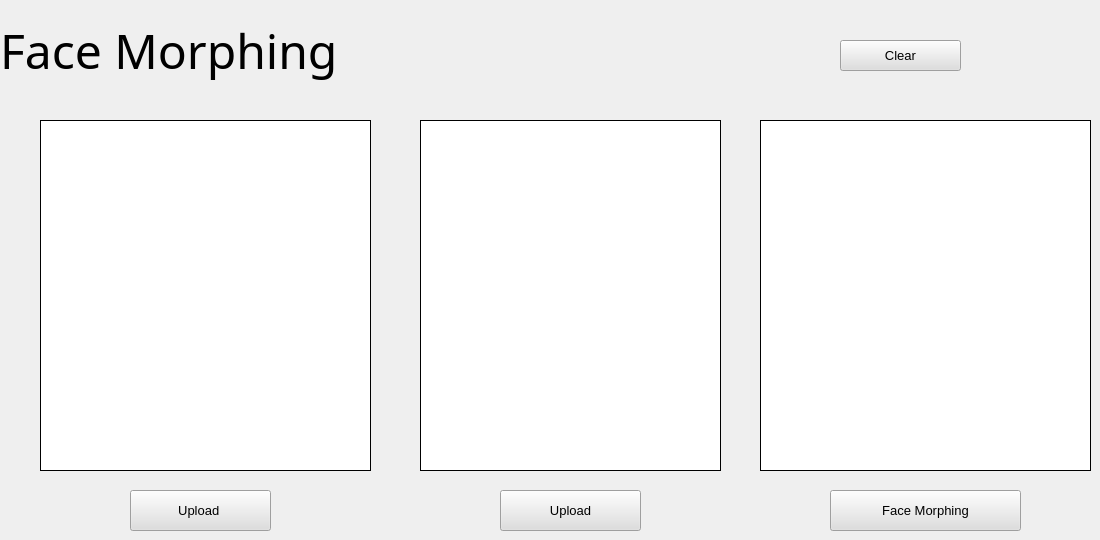
    <widget class="QWidget" name="tab4">
     <property name="autoFillBackground">
      <bool>false</bool>
     </property>
     <attribute name="title">
      <string>Face Morphing</string>
     </attribute>
     <widget class="QLabel" name="faceMorphLabel1">
      <property name="geometry">
       <rect>
        <x>40</x>
        <y>120</y>
        <width>331</width>
        <height>351</height>
       </rect>
      </property>
      <property name="minimumSize">
       <size>
        <width>0</width>
        <height>0</height>
       </size>
      </property>
      <property name="autoFillBackground">
       <bool>false</bool>
      </property>
      <property name="styleSheet">
       <string notr="true">background-color: rgb(255, 255, 255);</string>
      </property>
      <property name="frameShape">
       <enum>QFrame::Box</enum>
      </property>
      <property name="text">
       <string/>
      </property>
     </widget>
     <widget class="QLabel" name="faceMorphLabel2">
      <property name="geometry">
       <rect>
        <x>420</x>
        <y>120</y>
        <width>301</width>
        <height>351</height>
       </rect>
      </property>
      <property name="minimumSize">
       <size>
        <width>0</width>
        <height>0</height>
       </size>
      </property>
      <property name="autoFillBackground">
       <bool>false</bool>
      </property>
      <property name="styleSheet">
       <string notr="true">background-color: rgb(255, 255, 255);</string>
      </property>
      <property name="frameShape">
       <enum>QFrame::Box</enum>
      </property>
      <property name="text">
       <string/>
      </property>
     </widget>
     <widget class="QLabel" name="faceMorphOutputLabel">
      <property name="geometry">
       <rect>
        <x>760</x>
        <y>120</y>
        <width>331</width>
        <height>351</height>
       </rect>
      </property>
      <property name="minimumSize">
       <size>
        <width>0</width>
        <height>0</height>
       </size>
      </property>
      <property name="autoFillBackground">
       <bool>false</bool>
      </property>
      <property name="styleSheet">
       <string notr="true">background-color: rgb(255, 255, 255);</string>
      </property>
      <property name="frameShape">
       <enum>QFrame::Box</enum>
      </property>
      <property name="text">
       <string/>
      </property>
     </widget>
     <widget class="QPushButton" name="faceMorphLoad1">
      <property name="geometry">
       <rect>
        <x>130</x>
        <y>490</y>
        <width>141</width>
        <height>41</height>
       </rect>
      </property>
      <property name="minimumSize">
       <size>
        <width>0</width>
        <height>41</height>
       </size>
      </property>
      <property name="font">
       <font>
        <family>MS Shell Dlg 2</family>
        <pointsize>10</pointsize>
       </font>
      </property>
      <property name="styleSheet">
       <string notr="true">background-color: rgb(222, 222, 222);</string>
      </property>
      <property name="text">
       <string>Upload </string>
      </property>
     </widget>
     <widget class="QPushButton" name="faceMorphLoad2">
      <property name="geometry">
       <rect>
        <x>500</x>
        <y>490</y>
        <width>141</width>
        <height>41</height>
       </rect>
      </property>
      <property name="minimumSize">
       <size>
        <width>0</width>
        <height>41</height>
       </size>
      </property>
      <property name="font">
       <font>
        <family>MS Shell Dlg 2</family>
        <pointsize>10</pointsize>
       </font>
      </property>
      <property name="styleSheet">
       <string notr="true">background-color: rgb(222, 222, 222);</string>
      </property>
      <property name="text">
       <string>Upload</string>
      </property>
     </widget>
     <widget class="QPushButton" name="faceMorphBtn">
      <property name="geometry">
       <rect>
        <x>830</x>
        <y>490</y>
        <width>191</width>
        <height>41</height>
       </rect>
      </property>
      <property name="minimumSize">
       <size>
        <width>0</width>
        <height>41</height>
       </size>
      </property>
      <property name="font">
       <font>
        <family>MS Shell Dlg 2</family>
        <pointsize>10</pointsize>
       </font>
      </property>
      <property name="styleSheet">
       <string notr="true">background-color: rgb(222, 222, 222);</string>
      </property>
      <property name="text">
       <string>Face Morphing</string>
      </property>
     </widget>
     <widget class="QPushButton" name="clear_morph">
      <property name="geometry">
       <rect>
        <x>840</x>
        <y>40</y>
        <width>121</width>
        <height>31</height>
       </rect>
      </property>
      <property name="minimumSize">
       <size>
        <width>0</width>
        <height>31</height>
       </size>
      </property>
      <property name="font">
       <font>
        <family>MS Shell Dlg 2</family>
        <pointsize>10</pointsize>
       </font>
      </property>
      <property name="styleSheet">
       <string notr="true">background-color: rgb(222, 222, 222);</string>
      </property>
      <property name="text">
       <string>Clear</string>
      </property>
     </widget>
     <widget class="QLabel" name="label_21">
      <property name="geometry">
       <rect>
        <x>0</x>
        <y>10</y>
        <width>451</width>
        <height>81</height>
       </rect>
      </property>
      <property name="minimumSize">
       <size>
        <width>0</width>
        <height>81</height>
       </size>
      </property>
      <property name="font">
       <font>
        <family>Calibri Light</family>
        <pointsize>36</pointsize>
       </font>
      </property>
      <property name="text">
       <string>Face Morphing</string>
      </property>
     </widget>
     <widget class="QLabel" name="label_26">
      <property name="geometry">
       <rect>
        <x>480</x>
        <y>10</y>
        <width>221</width>
        <height>91</height>
       </rect>
      </property>
      <property name="minimumSize">
       <size>
        <width>0</width>
        <height>91</height>
       </size>
      </property>
      <property name="text">
       <string/>
      </property>
      <property name="pixmap">
       <pixmap>../morph.jpg</pixmap>
      </property>
      <property name="scaledContents">
       <bool>true</bool>
      </property>
     </widget>
    </widget>
